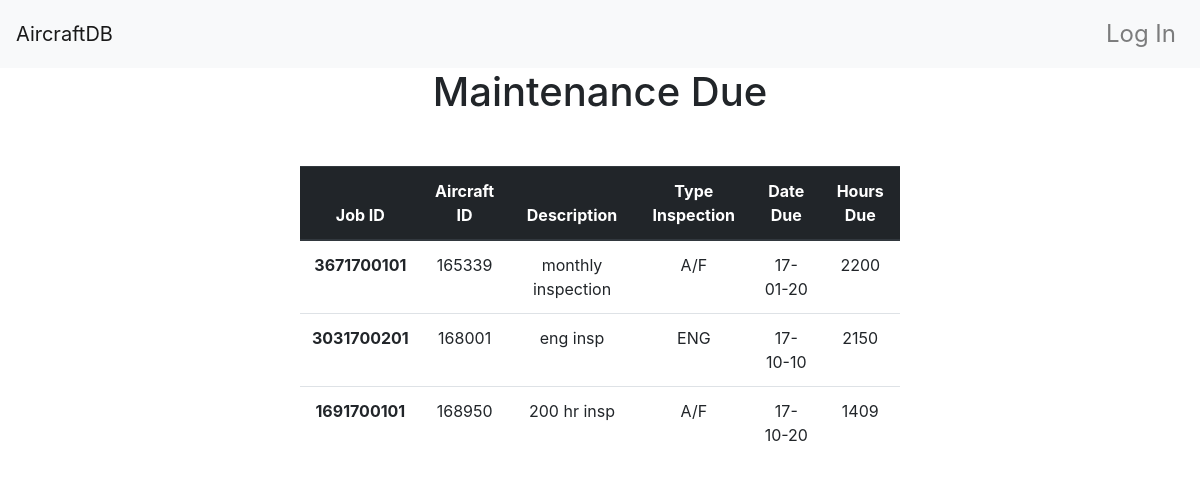
The page /mechanic/maintenance_due on the database its author committed.
### app/models.py (models this page shows, shortened)
class MaintenanceDue(db.Model):
    __tablename__ = 'maintenanceDues'
    job_id = db.Column(db.Integer, primary_key = True)
    aircraft_id = db.Column(db.Integer, db.ForeignKey('aircrafts.id'), primary_key = True)
    description = db.Column(db.String(150))
    type_inspection =  db.Column(db.String(80))
    date_due = db.Column(db.String(150))
    hours_due = db.Column(db.Integer)

### app/main/views.py (the view)
@main.route('/mechanic/maintenance_due')
def mechanic_get_maintenance_due():
    data = MaintenanceDue.query.all()
    return render_template('mechanic/maintenance_due.html', data=data)

### app/templates/mechanic/maintenance_due.html
{% extends "base.html" %}
{% block page_content %}
<div class="table_heading">
    <h1>Maintenance Due</h1>
</div>
  <div class="second-container">
    <table class="table">
    <thead class="thead-dark">
      <tr>
        <th scope="col">Job ID</th>
        <th scope="col">Aircraft ID</th>
        <th scope="col">Description</th>
        <th scope="col">Type Inspection</th>
        <th scope="col">Date Due</th>
        <th scope="col">Hours Due</th>
      </tr>
    </thead>
    <tbody>
    {% for row in data %}
      <tr>
        <th scope="row"> {{row.job_id}} </th>
        <td>{{row.aircraft_id}}</td>
        <td>{{row.description}}</td>
        <td>{{row.type_inspection}}</td>
        <td>{{row.date_due}}</td>
        <td>{{row.hours_due}}</td>
        {% endfor %}
    </tbody>
  </table>
  </div>
{% endblock %}

### app/static/style.css (style rules this page uses)
div.second-container { margin-top: 50px; text-align: center; }
div.second-container table { width: 50%; margin: auto; float: none;; }
div.table_heading { text-align: center }

### rows shown on the page
MaintenanceDue: job_id "3671700101", aircraft_id "165339", description "monthly inspection", type_inspection "A/F", date_due "17-01-20", hours_due "2200"
MaintenanceDue: job_id "3031700201", aircraft_id "168001", description "eng insp", type_inspection "ENG", date_due "17-10-10", hours_due "2150"
MaintenanceDue: job_id "1691700101", aircraft_id "168950", description "200 hr insp", type_inspection "A/F", date_due "17-10-20", hours_due "1409"
